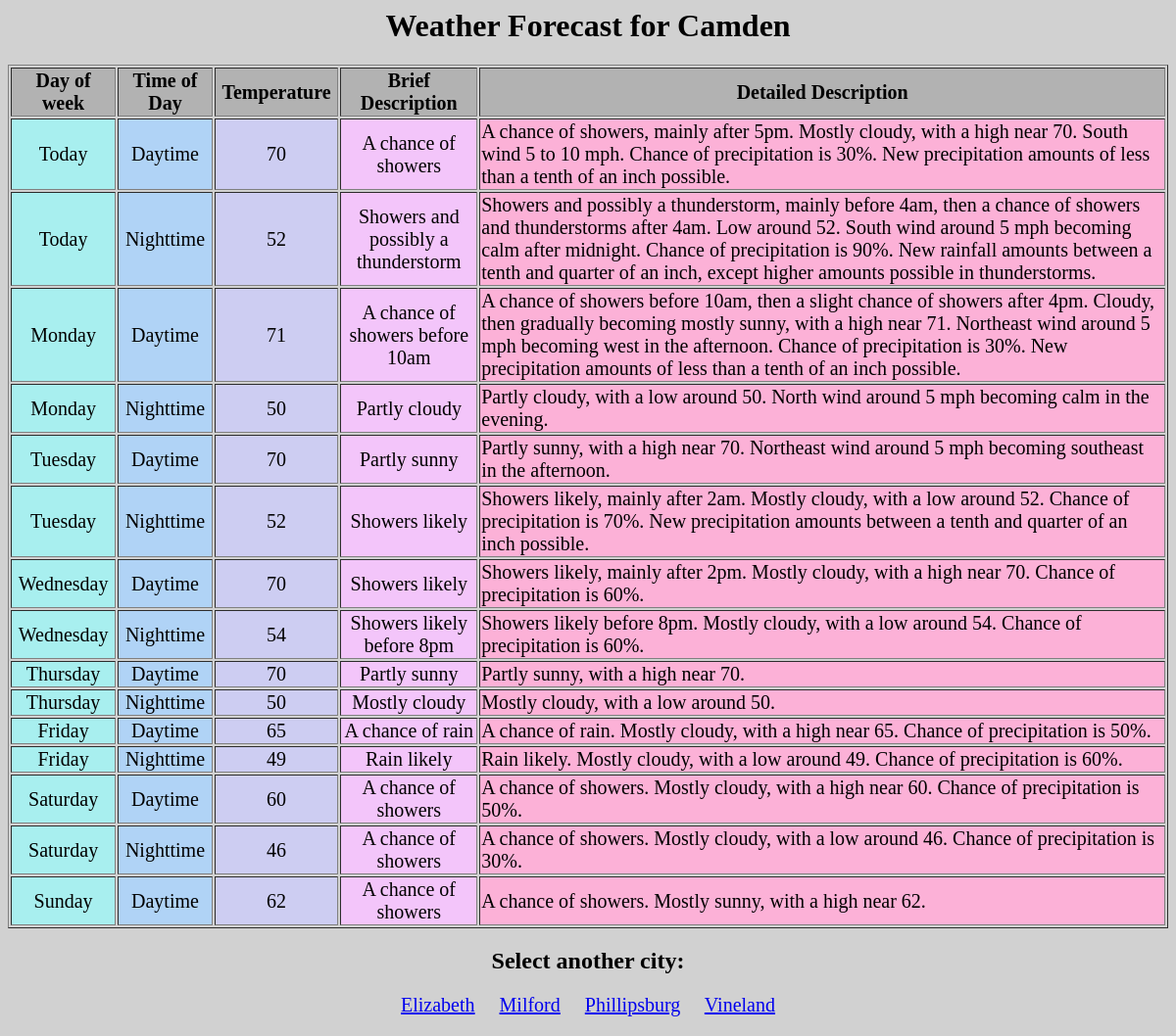
Screenshot of /display.php with the database file from the repository.
### tables this page shows
CREATE TABLE `Camden` (
  `id` int NOT NULL AUTO_INCREMENT,
  `date` varchar(60) NOT NULL,
  `dayOrNight` tinyint(1) DEFAULT '1',
  `temperature` int NOT NULL,
  `shortDesc` varchar(100) NOT NULL,
  `longDesc` varchar(500) NOT NULL,
  PRIMARY KEY (`id`)
);

### display.php (the view, shortened to what this page needs)
<html>
    <head>
        <link rel="stylesheet" href="styles.css">
    </head>
    <body>
        <h1>Weather Forecast for Camden</h1>
        <table align="center" border="1">
            <tr>
                <td class="date-col col-title">Day of week</td>
                <td class="dn-col col-title">Time of Day</td>
                <td class="temp-col col-title">Temperature</td>
                <td class="sd-col col-title">Brief Description</td>
                <td class="ld-col col-title">Detailed Description</td>
            </tr>
            <?php
                $cnx = new mysqli('localhost', 'root', 'balls', 'forecastDB');
                $query = 'SELECT * FROM Camden';
                $cursor = $cnx->query($query);
                while ($row = $cursor->fetch_assoc()) {
                    $darkenRow = $row['dayOrNight'] == 1 ? "day-row" : "night-row";
                    echo '<tr class="' . $darkenRow . '">';
                    echo '<td class="date-col">' . $row['date'] . '</td>';
                    echo '<td class="dn-col">' . ($row['dayOrNight'] == 1 ? "Daytime" : "Nighttime") . '</td>';
                    echo '<td class="temp-col">' . $row['temperature'] . '</td>';
                    echo '<td class="sd-col"><p>' . $row['shortDesc'] . '</p></td>';
                    echo '<td class="ld-col"><p>' . $row['longDesc'] . '</p></td>';
                    echo '</tr>';
                }
            ?>
        </table>
        <h2>Select another city:</h2>
        <p class="links">
            <a href="elizabeth.php">Elizabeth</a>&emsp;
            <a href="milford.php">Milford</a>&emsp;
            <a href="phillipsburg.php">Phillipsburg</a>&emsp;
            <a href="vineland.php">Vineland</a>
        </p>
    </body>
</html>

### styles.css (style rules this page uses)
html { background-color: rgb(209, 209, 209); }
h1 { text-align: center; }
h2 { text-align: center; }
.links { text-align: center; font-size: 20px; }
table { font-size: 20px; }
.date-col { width: 5%; text-align: center; background-color: rgb(168, 239, 239); }
.dn-col { width: 5%; text-align: center; background-color: rgb(176, 211, 246); }
.temp-col { width: 5%; text-align: center; background-color: rgb(205, 205, 242); }
.sd-col { text-align: center; width: 10%; background-color: rgb(243, 197, 250); }
.ld-col { width: 50%; background-color: rgb(252, 177, 215); }
.col-title { text-align: center; font-weight: bold; background-color: rgb(178, 178, 178); color: rgb(0, 0, 0); }

### rows the page displays
camden: date "Today", dayOrNight "Daytime", temperature "70", shortDesc "A chance of showers", longDesc "A chance of showers, mainly after 5pm. Mostly cloudy, with a high near 70. South wind 5 to 10 mph. Chance of precipitation is 30%. New precipitation amounts of less than a tenth of an inch possible."
camden: date "Today", dayOrNight "Nighttime", temperature "52", shortDesc "Showers and possibly a thunderstorm", longDesc "Showers and possibly a thunderstorm, mainly before 4am, then a chance of showers and thunderstorms after 4am. Low around 52. South wind around 5 mph becoming calm after midnight. Chance of precipitation is 90%. New rainfall amounts between a tenth and quarter of an inch, except higher amounts possible in thunderstorms."
camden: date "Monday", dayOrNight "Daytime", temperature "71", shortDesc "A chance of showers before 10am", longDesc "A chance of showers before 10am, then a slight chance of showers after 4pm. Cloudy, then gradually becoming mostly sunny, with a high near 71. Northeast wind around 5 mph becoming west in the afternoon. Chance of precipitation is 30%. New precipitation amounts of less than a tenth of an inch possible."
camden: date "Monday", dayOrNight "Nighttime", temperature "50", shortDesc "Partly cloudy", longDesc "Partly cloudy, with a low around 50. North wind around 5 mph becoming calm in the evening."
camden: date "Tuesday", dayOrNight "Daytime", temperature "70", shortDesc "Partly sunny", longDesc "Partly sunny, with a high near 70. Northeast wind around 5 mph becoming southeast in the afternoon."
camden: date "Tuesday", dayOrNight "Nighttime", temperature "52", shortDesc "Showers likely", longDesc "Showers likely, mainly after 2am. Mostly cloudy, with a low around 52. Chance of precipitation is 70%. New precipitation amounts between a tenth and quarter of an inch possible."
camden: date "Wednesday", dayOrNight "Daytime", temperature "70", shortDesc "Showers likely", longDesc "Showers likely, mainly after 2pm. Mostly cloudy, with a high near 70. Chance of precipitation is 60%."
camden: date "Wednesday", dayOrNight "Nighttime", temperature "54", shortDesc "Showers likely before 8pm", longDesc "Showers likely before 8pm. Mostly cloudy, with a low around 54. Chance of precipitation is 60%."
camden: date "Thursday", dayOrNight "Daytime", temperature "70", shortDesc "Partly sunny", longDesc "Partly sunny, with a high near 70."
camden: date "Thursday", dayOrNight "Nighttime", temperature "50", shortDesc "Mostly cloudy", longDesc "Mostly cloudy, with a low around 50."
camden: date "Friday", dayOrNight "Daytime", temperature "65", shortDesc "A chance of rain", longDesc "A chance of rain. Mostly cloudy, with a high near 65. Chance of precipitation is 50%."
camden: date "Friday", dayOrNight "Nighttime", temperature "49", shortDesc "Rain likely", longDesc "Rain likely. Mostly cloudy, with a low around 49. Chance of precipitation is 60%."
camden: date "Saturday", dayOrNight "Daytime", temperature "60", shortDesc "A chance of showers", longDesc "A chance of showers. Mostly cloudy, with a high near 60. Chance of precipitation is 50%."
camden: date "Saturday", dayOrNight "Nighttime", temperature "46", shortDesc "A chance of showers", longDesc "A chance of showers. Mostly cloudy, with a low around 46. Chance of precipitation is 30%."
camden: date "Sunday", dayOrNight "Daytime", temperature "62", shortDesc "A chance of showers", longDesc "A chance of showers. Mostly sunny, with a high near 62."
